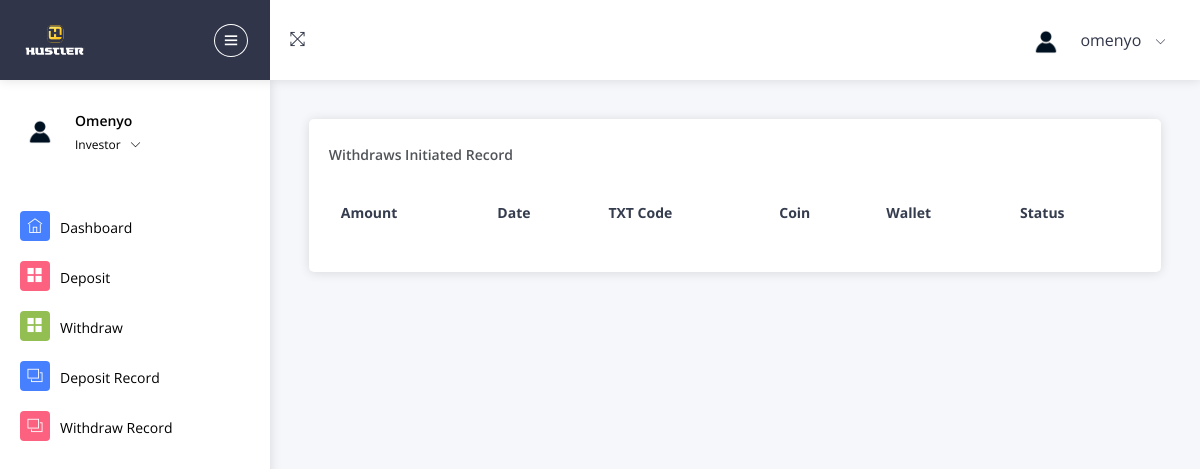
The app's page /withdrawrecord (signed in), older data.
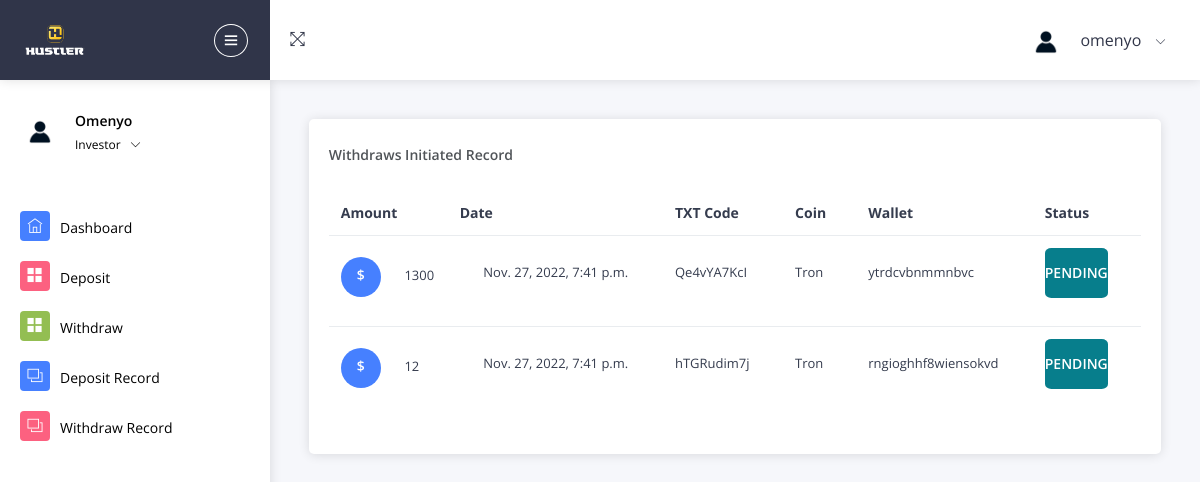
The same page, newer data.
### main/models.py (models this page shows, shortened)
class Withdrawal(models.Model):
	person = models.CharField(max_length=1000)
	date_withdraw =models.DateTimeField(default=datetime.datetime.today)
	amount= models.CharField(max_length=1000)
	wallet =models.ForeignKey(Wallet, on_delete=models.CASCADE, default=1)
	address=models.CharField(max_length=1000,default=1)
	txt_random=models.CharField(max_length=1000,default=1)
	status=models.BooleanField(default=False)
	class Meta:
		ordering = ('-date_withdraw', )

class Wallet(models.Model):
	name = models.CharField(max_length=1000)
	def __str__(self):
		return self.name

### main/views.py (the view)
# urls.py: path('withdrawrecord', views.withdrawrecord, name='withdrawrecord'),
@login_required
def withdrawrecord(request):
    try:
        lists=Withdrawal.objects.filter(person=request.user)
    except:
        lists={}
    context={'lists':lists,'header':'Withdraws Initiated Record','with':'with'}
    return render(request, 'withdrawdepositrecord.html',context)

### templates/withdrawdepositrecord.html (shortened to what the changed rows need)
{% extends 'base.html' %}
{% load static %}
{% block body %}
<div class="pcoded-content">
                        <div class="pcoded-inner-content">
                            <div class="main-body">
                                <div class="page-wrapper">
                                    <div class="page-body">
                                        <div class="row">
                                            <div class="col-md-12 col-xl-12">
                                                <div class="card project-task">
                                                    <div class="card-block p-b-10">
                                                        <div class="table-responsive">
                                                            <table class="table table-hover">
                                                                <thead>
                                                                    <tr>
                                                                        <th>Amount</th>
                                                                        <th>Date</th>
                                                                        <th>TXT Code</th>
                                                                        {% if with %}
                                                                        <th>Coin</th>
                                                                        <th>Wallet</th>
                                                                        {% endif %}
                                                                        <th>Status</th>
                                                                    </tr>
                                                                </thead>
                                                                <tbody>
                                                                    {% for i in lists %}
                                                                    <tr>
                                                                        <td>
                                                                            <div class="task-contain">
                                                                                <h6 class="bg-c-blue d-inline-block text-center">$</h6>
                                                                                <p class="d-inline-block m-l-20">{{ i.amount }}</p>
                                                                            </div>
                                                                        </td>
                                                                        <td>
                                                                            <p class="d-inline-block m-r-20">{{ i.date_withdraw }}</p>
                                                                        </td>
                                                                        <td>
                                                                            <p class="d-inline-block m-r-20">{{ i.txt_random }}</p>
                                                                        </td>
                                                                        {% if with %}
                                                                        <td>
                                                                            <p class="d-inline-block m-r-20">{{ i.wallet }}</p>
                                                                        </td>
                                                                        <td>
                                                                            <p class="d-inline-block m-r-20">{{ i.address }}</p>
                                                                        </td>
                                                                        {% endif%}
                                                                        {% if i.status == True %}
                                                                        <td>
                                                                            <p class="d-inline-block m-r-20"style=": 100px;height: 50px;font-size: 14px;color: #ffffff;font-weight: 600;
                                                                            line-height: 50px;text-align:center;display: block;background-color:#90EE90;-webkit-border-radius: 50%;-moz-border-radius: 50%;border-radius: 10%;text-transform: uppercase;">Completed</p>
                                                                        </td>
                                                                        {% else %}
                                                                        <td>
                                                                            <p class="d-inline-block m-r-20" style=": 100px;height: 50px;font-size: 14px;color: #ffffff;font-weight: 600;
                                                                            line-height: 50px;text-align:center;display: block;background-color:#077E8C;-webkit-border-radius: 50%;-moz-border-radius: 50%;border-radius: 10%;text-transform: uppercase;">Pending </p>
                                                                        </td>
                                                                        {% endif %}
                                                                    </tr>
                                                                    {% endfor %}
                                                                </tbody>
                                                            </table>
                                                        </div>
                                                    </div>
                                                </div>
                                            </div>
                                        </div>
                                    </div>
                                </div>
                            </div>
                        </div>
                    </div>
{% endblock %}

Row changes from the older to the newer data that the page shows:
added Withdrawal: amount "1300", date_withdraw "Nov. 27, 2022, 7:41 p.m.", txt_random "Qe4vYA7KcI", wallet "Tron", address "ytrdcvbnmmnbvc", status "PENDING"
added Withdrawal: amount "12", date_withdraw "Nov. 27, 2022, 7:41 p.m.", txt_random "hTGRudim7j", wallet "Tron", address "rngioghhf8wiensokvd", status "PENDING"
